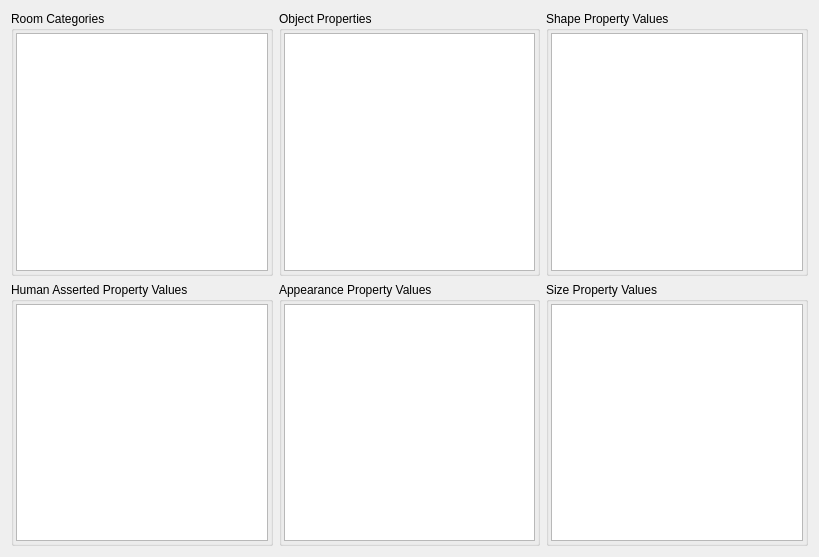
<?xml version="1.0" encoding="UTF-8"?>
<ui version="4.0">
 <class>DefaultWidgetClass</class>
 <widget class="QWidget" name="DefaultWidgetClass">
  <property name="geometry">
   <rect>
    <x>0</x>
    <y>0</y>
    <width>819</width>
    <height>557</height>
   </rect>
  </property>
  <property name="windowTitle">
   <string>DefaultWidget</string>
  </property>
  <layout class="QHBoxLayout" name="horizontalLayout">
   <item>
    <layout class="QVBoxLayout" name="verticalLayout_8">
     <item>
      <widget class="QGroupBox" name="groupBox">
       <property name="title">
        <string>Room Categories</string>
       </property>
       <layout class="QVBoxLayout" name="verticalLayout_2">
        <property name="margin">
         <number>2</number>
        </property>
        <item>
         <widget class="QListWidget" name="roomsListWidget"/>
        </item>
       </layout>
      </widget>
     </item>
     <item>
      <widget class="QGroupBox" name="groupBox_4">
       <property name="title">
        <string>Human Asserted Property Values</string>
       </property>
       <layout class="QVBoxLayout" name="verticalLayout_7">
        <property name="margin">
         <number>2</number>
        </property>
        <item>
         <widget class="QListWidget" name="humanAssertionsListWidget"/>
        </item>
       </layout>
      </widget>
     </item>
    </layout>
   </item>
   <item>
    <layout class="QVBoxLayout" name="verticalLayout_6">
     <item>
      <widget class="QGroupBox" name="groupBox_2">
       <property name="title">
        <string>Object Properties</string>
       </property>
       <layout class="QVBoxLayout" name="verticalLayout_3">
        <property name="margin">
         <number>2</number>
        </property>
        <item>
         <widget class="QListWidget" name="objectsListWidget"/>
        </item>
       </layout>
      </widget>
     </item>
     <item>
      <widget class="QGroupBox" name="groupbox">
       <property name="title">
        <string>Appearance Property Values</string>
       </property>
       <layout class="QVBoxLayout" name="verticalLayout_5">
        <property name="margin">
         <number>2</number>
        </property>
        <item>
         <widget class="QListWidget" name="appearancesListWidget"/>
        </item>
       </layout>
      </widget>
     </item>
    </layout>
   </item>
   <item>
    <layout class="QVBoxLayout" name="verticalLayout">
     <item>
      <widget class="QGroupBox" name="groupBox_3">
       <property name="title">
        <string>Shape Property Values</string>
       </property>
       <layout class="QVBoxLayout" name="verticalLayout_4">
        <property name="margin">
         <number>2</number>
        </property>
        <item>
         <widget class="QListWidget" name="shapesListWidget"/>
        </item>
       </layout>
      </widget>
     </item>
     <item>
      <widget class="QGroupBox" name="groupBox_5">
       <property name="title">
        <string>Size Property Values</string>
       </property>
       <layout class="QVBoxLayout" name="verticalLayout_9">
        <property name="margin">
         <number>2</number>
        </property>
        <item>
         <widget class="QListWidget" name="sizesListWidget"/>
        </item>
       </layout>
      </widget>
     </item>
    </layout>
   </item>
  </layout>
 </widget>
 <layoutdefault spacing="6" margin="11"/>
 <resources/>
 <connections/>
</ui>
